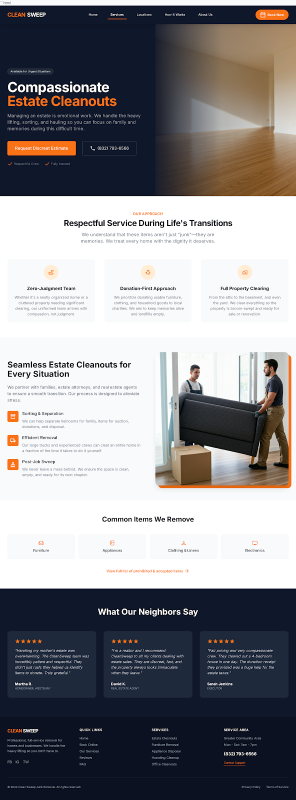
#> input picture stitch_junk_removal_landing_page/estate_cleanouts_service_page/screen.png, 592 x 1600 px (shown at 1/2 size); its folder holds only this picture in this run
$ python -i vision_worker.py   (imports and definitions only)
#> lines starting #> are read from the running program, lines starting #| are printed output that depends on the picture
"""
Vision Worker - Florence-2 + Depth-Anything-V2 Integration
Uses official Replicate Python SDK
"""

import os
import io
import base64
import replicate
from PIL import Image, ImageDraw

# Model versions (from official Replicate pages)
FLORENCE_MODEL = "lucataco/florence-2-large:da53547e17d45b9cfb48174b2f18af8b83ca020fa76db62136bf9c6616762595"
DEPTH_MODEL = "chenxwh/depth-anything-v2:b239ea33cff32bb7abb5db39ffe9a09c14cbc2894331d1ef66fe096eed88ebd4"


class VisionWorker:
    """
    Handles computer vision tasks using Florence-2 and Depth-Anything-V2.
    Uses official Replicate SDK for API calls.
    """

    def __init__(self):
        # Replicate SDK reads REPLICATE_API_TOKEN from environment automatically
        token = os.environ.get("REPLICATE_API_TOKEN")
        if not token:
            raise ValueError("REPLICATE_API_TOKEN environment variable not set")
        print(f"✅ VisionWorker initialized with Replicate token: {token[:8]}...")

    # [219 lines left out: functions _base64_to_file, run_florence_detection, _parse_florence_output, run_depth_estimation, create_visual_bridge, analyze_image, not called in this run]


# Singleton instance
_vision_worker = None

# [5 lines left out: function get_vision_worker, not called in this run]

>>> import cv2
>>> picture = cv2.imread('../stitch_junk_removal_landing_page/estate_cleanouts_service_page/screen.png', cv2.IMREAD_GRAYSCALE)
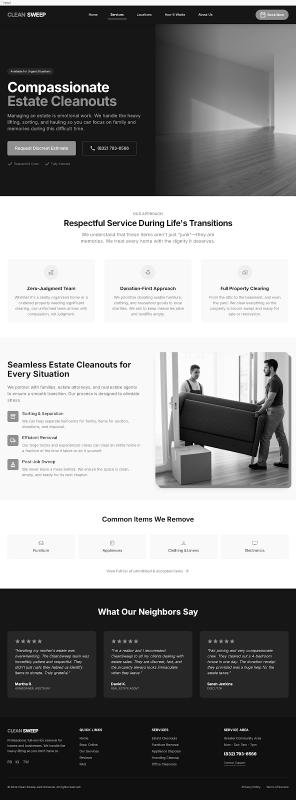
#> picture: shape (1600, 592) (shown at 1/2 size); min 0, max 255, mean 137.7
#> (the run stopped early here; a loop or call above may not have finished)
